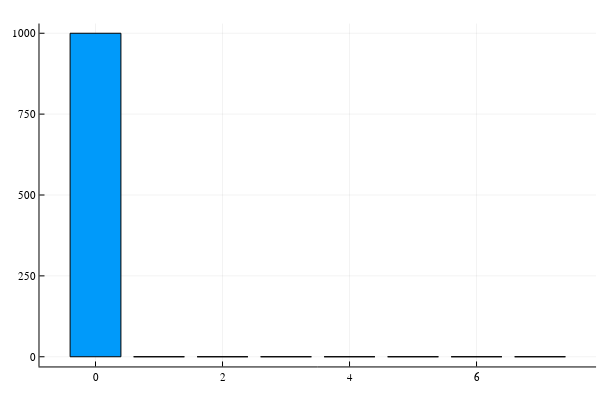

Source (notebook cell):
### Code cell
results=ArrayReg(bit"00")|>circuit|> r->measure(r, nshots=1000);
hist = fit(Histogram, Int.(results), 0:8)
bar(hist.edges[1] .- 0.5, hist.weights, legend=:none)

### Figure 1 — Plotly figure (JSON) as saved in the notebook; plotly's stock layout.template omitted (floating-point values rounded to 4 significant figures)
{"data": [{"fill": "tozeroy", "fillcolor": "rgba(0, 154, 250, 1.000)", "hoverinfo": "none", "legendgroup": "y1", "line": {"color": "rgba(0, 0, 0, 1.000)", "dash": "solid", "width": 1}, "mode": "lines", "name": "y1", "showlegend": true, "type": "scatter", "x": [-0.4, -0.4, 0.4, 0.4, -0.4, -0.4], "xaxis": "x1", "y": [1000, 0, 0, 1000, 1000, 1000], "yaxis": "y1"}, {"fill": "tozeroy", "fillcolor": "rgba(0, 154, 250, 1.000)", "hoverinfo": "none", "legendgroup": "y1", "line": {"color": "rgba(0, 0, 0, 1.000)", "dash": "solid", "width": 1}, "mode": "lines", "name": "y1", "showlegend": false, "type": "scatter", "x": [0.6, 0.6, 1.4, 1.4, 0.6, 0.6], "xaxis": "x1", "y": [0, 0, 0, 0, 0, 0], "yaxis": "y1"}, {"fill": "tozeroy", "fillcolor": "rgba(0, 154, 250, 1.000)", "hoverinfo": "none", "legendgroup": "y1", "line": {"color": "rgba(0, 0, 0, 1.000)", "dash": "solid", "width": 1}, "mode": "lines", "name": "y1", "showlegend": false, "type": "scatter", "x": [1.6, 1.6, 2.4, 2.4, 1.6, 1.6], "xaxis": "x1", "y": [0, 0, 0, 0, 0, 0], "yaxis": "y1"}, {"fill": "tozeroy", "fillcolor": "rgba(0, 154, 250, 1.000)", "hoverinfo": "none", "legendgroup": "y1", "line": {"color": "rgba(0, 0, 0, 1.000)", "dash": "solid", "width": 1}, "mode": "lines", "name": "y1", "showlegend": false, "type": "scatter", "x": [2.6, 2.6, 3.4, 3.4, 2.6, 2.6], "xaxis": "x1", "y": [0, 0, 0, 0, 0, 0], "yaxis": "y1"}, {"fill": "tozeroy", "fillcolor": "rgba(0, 154, 250, 1.000)", "hoverinfo": "none", "legendgroup": "y1", "line": {"color": "rgba(0, 0, 0, 1.000)", "dash": "solid", "width": 1}, "mode": "lines", "name": "y1", "showlegend": false, "type": "scatter", "x": [3.6, 3.6, 4.4, 4.4, 3.6, 3.6], "xaxis": "x1", "y": [0, 0, 0, 0, 0, 0], "yaxis": "y1"}, {"fill": "tozeroy", "fillcolor": "rgba(0, 154, 250, 1.000)", "hoverinfo": "none", "legendgroup": "y1", "line": {"color": "rgba(0, 0, 0, 1.000)", "dash": "solid", "width": 1}, "mode": "lines", "name": "y1", "showlegend": false, "type": "scatter", "x": [4.6, 4.6, 5.4, 5.4, 4.6, 4.6], "xaxis": "x1", "y": [0, 0, 0, 0, 0, 0], "yaxis": "y1"}, {"fill": "tozeroy", "fillcolor": "rgba(0, 154, 250, 1.000)", "hoverinfo": "none", "legendgroup": "y1", "line": {"color": "rgba(0, 0, 0, 1.000)", "dash": "solid", "width": 1}, "mode": "lines", "name": "y1", "showlegend": false, "type": "scatter", "x": [5.6, 5.6, 6.4, 6.4, 5.6, 5.6], "xaxis": "x1", "y": [0, 0, 0, 0, 0, 0], "yaxis": "y1"}, {"fill": "tozeroy", "fillcolor": "rgba(0, 154, 250, 1.000)", "hoverinfo": "none", "legendgroup": "y1", "line": {"color": "rgba(0, 0, 0, 1.000)", "dash": "solid", "width": 1}, "mode": "lines", "name": "y1", "showlegend": false, "type": "scatter", "x": [6.6, 6.6, 7.4, 7.4, 6.6, 6.6], "xaxis": "x1", "y": [0, 0, 0, 0, 0, 0], "yaxis": "y1"}], "layout": {"annotations": [], "height": 400, "margin": {"b": 20, "l": 0, "r": 0, "t": 20}, "paper_bgcolor": "rgba(255, 255, 255, 1.000)", "plot_bgcolor": "rgba(255, 255, 255, 1.000)", "showlegend": false, "width": 600, "xaxis": {"anchor": "y", "domain": [0.06582, 0.9934], "gridcolor": "rgba(0, 0, 0, 0.100)", "gridwidth": 0.5, "linecolor": "rgba(0, 0, 0, 1.000)", "mirror": false, "range": [-0.882, 7.882], "showgrid": true, "showline": true, "showticklabels": true, "tickangle": 0, "tickcolor": "rgb(0, 0, 0)", "tickfont": {"color": "rgba(0, 0, 0, 1.000)", "family": "sans-serif", "size": 11}, "tickmode": "array", "ticks": "inside", "ticktext": ["0", "2", "4", "6"], "tickvals": [0, 2, 4, 6], "title": "", "titlefont": {"color": "rgba(0, 0, 0, 1.000)", "family": "sans-serif", "size": 15}, "type": "-", "visible": true, "zeroline": false, "zerolinecolor": "rgba(0, 0, 0, 1.000)"}, "yaxis": {"anchor": "x", "domain": [0.03762, 0.9902], "gridcolor": "rgba(0, 0, 0, 0.100)", "gridwidth": 0.5, "linecolor": "rgba(0, 0, 0, 1.000)", "mirror": false, "range": [-30, 1030], "showgrid": true, "showline": true, "showticklabels": true, "tickangle": 0, "tickcolor": "rgb(0, 0, 0)", "tickfont": {"color": "rgba(0, 0, 0, 1.000)", "family": "sans-serif", "size": 11}, "tickmode": "array", "ticks": "inside", "ticktext": ["0", "250", "500", "750", "1000"], "tickvals": [0, 250, 500, 750, 1000], "title": "", "titlefont": {"color": "rgba(0, 0, 0, 1.000)", "family": "sans-serif", "size": 15}, "type": "-", "visible": true, "zeroline": false, "zerolinecolor": "rgba(0, 0, 0, 1.000)"}}}
